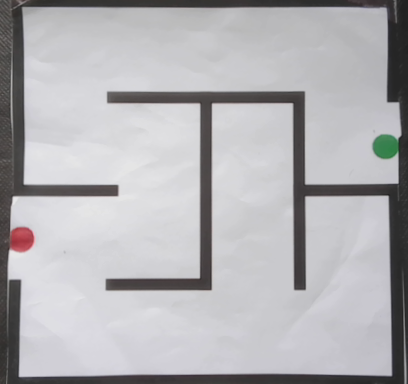
#> input picture src/part_2_maze_solution/maze_warp.png, 408 x 384 px
$ python 02_maze_warp_from_json.py --image maze_warp.png
#> lines starting #> are read from the running program, lines starting #| are printed output that depends on the picture
#!/usr/bin/env python3
"""
maze_warp_from_json.py
Warp/crop a maze to be axis-aligned by reading corners from a JSON file produced by
maze_corners_blackbg_expand_json.py (or compatible).

JSON format supported:
{
  "input": "capture_0.png",
  "method": "...",
  "width_param": 1200,
  "expand_param": 10.0,
  "timestamp": "...",
  "corners": {
    "TL": [x,y],
    "TR": [x,y],
    "BR": [x,y],
    "BL": [x,y]
  }
}

Usage:
  python maze_warp_from_json.py corners.json --out warped.png
  # Optionally override the image path (defaults to "input" inside the JSON, resolved relative to JSON file)
  python maze_warp_from_json.py corners.json --image /path/to/capture_0.png --out warped.png
  # Optional controls:
  python maze_warp_from_json.py corners.json --pad 16 --target-size 1200x900
"""

import argparse
import json
import os
import sys
from typing import Tuple
import numpy as np
import cv2

def order_corners(pts: np.ndarray) -> np.ndarray:
    """Ensure TL, TR, BR, BL order."""
    pts = pts.reshape(4,2).astype(np.float32)
    s = pts.sum(axis=1)
    d = np.diff(pts, axis=1).reshape(-1)
    tl = pts[np.argmin(s)]
    br = pts[np.argmax(s)]
    tr = pts[np.argmin(d)]
    bl = pts[np.argmax(d)]
    return np.array([tl, tr, br, bl], dtype=np.float32)

def parse_target_size(s: str) -> Tuple[int,int]:
    try:
        w_str, h_str = s.lower().split("x")
        w, h = int(w_str), int(h_str)
        if w <= 0 or h <= 0:
            raise ValueError
        return w, h
    except Exception:
        raise ValueError("Invalid --target-size. Use WIDTHxHEIGHT (e.g., 1200x800).")

def infer_size_from_quad(corners: np.ndarray) -> Tuple[int, int]:
    tl, tr, br, bl = corners
    width_top = np.linalg.norm(tr - tl)
    width_bottom = np.linalg.norm(br - bl)
    height_left = np.linalg.norm(bl - tl)
    height_right = np.linalg.norm(br - tr)
    W = int(round((width_top + width_bottom) / 2.0))
    H = int(round((height_left + height_right) / 2.0))
    return max(W,1), max(H,1)

def warp_perspective(img: np.ndarray, corners: np.ndarray, out_size: Tuple[int,int], pad: int = 0) -> np.ndarray:
    W, H = out_size
    src = corners.astype(np.float32)
    dst = np.array([[0,0],[W-1,0],[W-1,H-1],[0,H-1]], dtype=np.float32)
    M = cv2.getPerspectiveTransform(src, dst)
    warped = cv2.warpPerspective(img, M, (W, H), flags=cv2.INTER_LINEAR)
    if pad > 0:
        warped = cv2.copyMakeBorder(warped, pad, pad, pad, pad, borderType=cv2.BORDER_CONSTANT, value=(0,0,0))
    return warped

def read_corners_from_json(json_path: str) -> Tuple[np.ndarray, str]:
    """
    Returns (corners 4x2 float32 in TL,TR,BR,BL order, image_path_from_json_or_empty)
    """
#> called with json_path = 'camera_capture_corners.json'
    with open(json_path, "r") as f:
#> (reads src/part_2_maze_solution/camera_capture_corners.json from the repository)
        data = json.load(f)

    img_from_json = ""
    if isinstance(data, dict):
        # Try nested dict under "corners"
        if "corners" in data and isinstance(data["corners"], dict):
            try:
                tl = data["corners"]["TL"]
                tr = data["corners"]["TR"]
                br = data["corners"]["BR"]
                bl = data["corners"]["BL"]
                pts = np.array([tl, tr, br, bl], dtype=np.float32)
            except KeyError as e:
                raise ValueError(f"Missing key in corners JSON: {e}")
        # Or root-level TL/TR/BR/BL
        elif all(k in data for k in ("TL","TR","BR","BL")):
            pts = np.array([data["TL"], data["TR"], data["BR"], data["BL"]], dtype=np.float32)
        # Or root-level list
        elif isinstance(data, list) and len(data) == 4:
            pts = np.array(data, dtype=np.float32)
        else:
            raise ValueError("JSON doesn't contain recognizable corners format.")

        if "input" in data and isinstance(data["input"], str):
            img_from_json = data["input"]

    else:
        raise ValueError("JSON root must be an object or a list of 4 [x,y] pairs.")

    # Ensure correct order
    pts = order_corners(pts)
    return pts, img_from_json

def main():
    ap = argparse.ArgumentParser()
    ap.add_argument("--json", default="camera_capture_corners.json", help="Path to corners JSON")
    ap.add_argument("--image", help="Optional override for image path; defaults to 'input' inside JSON, relative to JSON file dir")
    ap.add_argument("--out", default="maze_warp.png", help="Output warped image path")
    ap.add_argument("--target-size", help="Force output size as WIDTHxHEIGHT (e.g., 1200x800). If omitted, inferred from quad")
    ap.add_argument("--pad", type=int, default=0, help="Uniform pixel padding around the warped output")
    args = ap.parse_args()

    # Read corners and image path from JSON
    try:
        corners, img_from_json = read_corners_from_json(args.json)
    except Exception as e:
        print(f"Error reading JSON: {e}", file=sys.stderr)
        sys.exit(2)

    # Resolve image path
    if args.image:
        img_path = args.image
    else:
        if not img_from_json:
            print("No image path provided via --image and none found in JSON 'input' field.", file=sys.stderr)
            sys.exit(2)
        # If JSON includes a relative image name, resolve relative to JSON file directory
        json_dir = os.path.dirname(os.path.abspath(args.json))
        img_path = os.path.join(json_dir, img_from_json)

    img = cv2.imread(img_path, cv2.IMREAD_COLOR)
#> img is the input picture: shape (384, 408, 3); mean B, G, R 179.9, 176.9, 177.7
    if img is None:
        print(f"Could not read image: {img_path}", file=sys.stderr)
        sys.exit(1)

    # Determine output size
    if args.target_size:
        try:
            W, H = parse_target_size(args.target_size)
        except Exception as e:
            print(str(e), file=sys.stderr)
            sys.exit(2)
    else:
        W, H = infer_size_from_quad(corners)

    warped = warp_perspective(img, corners, (W, H), pad=args.pad)
#> in warp_perspective, `warped = cv2.warpPerspective(img, M, (W, H), flags=cv2.INTER_LINEAR)`:
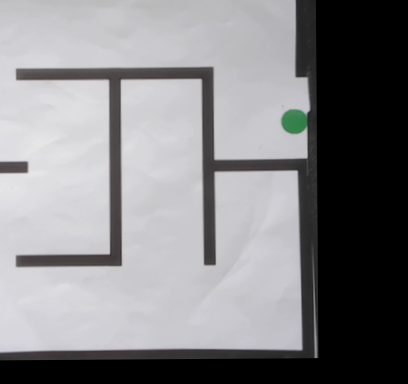
#> warped: shape (384, 408, 3); mean B, G, R 134, 131.7, 132
    ok = cv2.imwrite(args.out, warped)
    if not ok:
        print("Warning: failed to save warped output.", file=sys.stderr)

    print(f"Warp complete from: {img_path}")
    print(f"Size: {W}x{H}px  Pad: {args.pad}px")
    print(f"Saved to: {args.out}")

if __name__ == "__main__":
    main()
